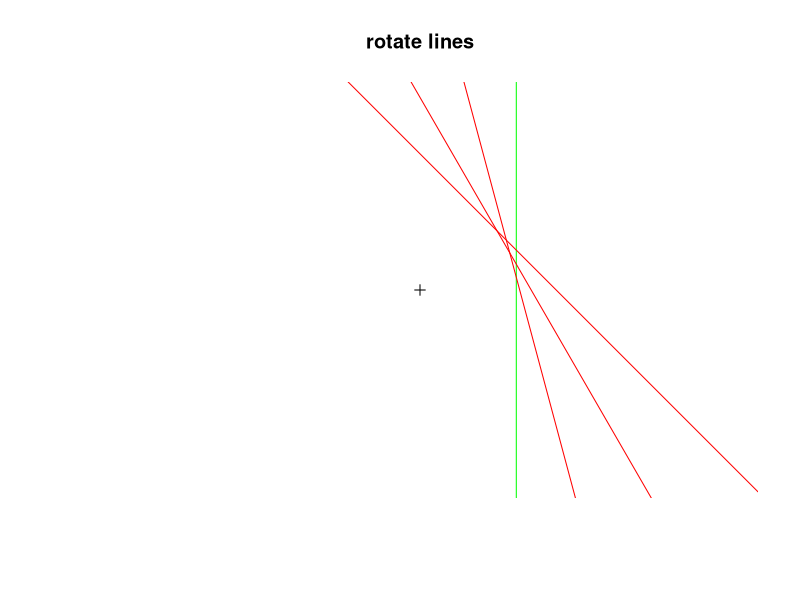
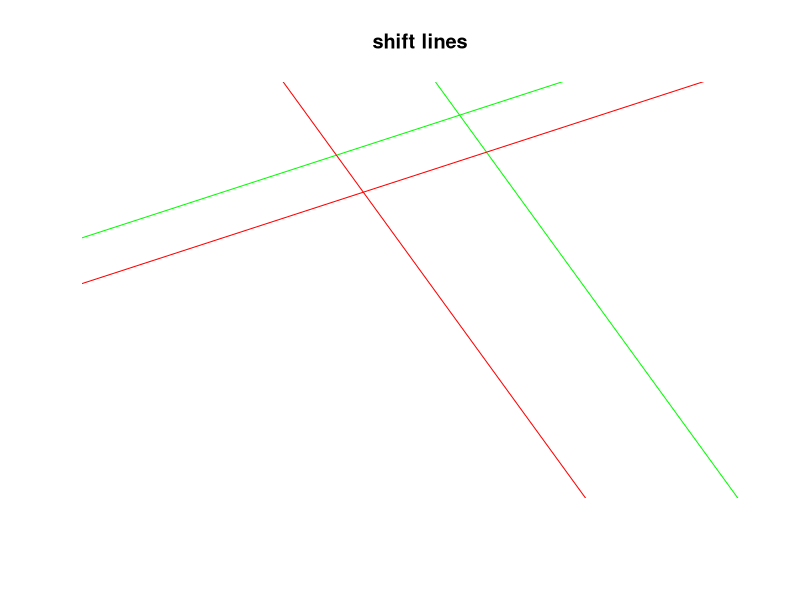
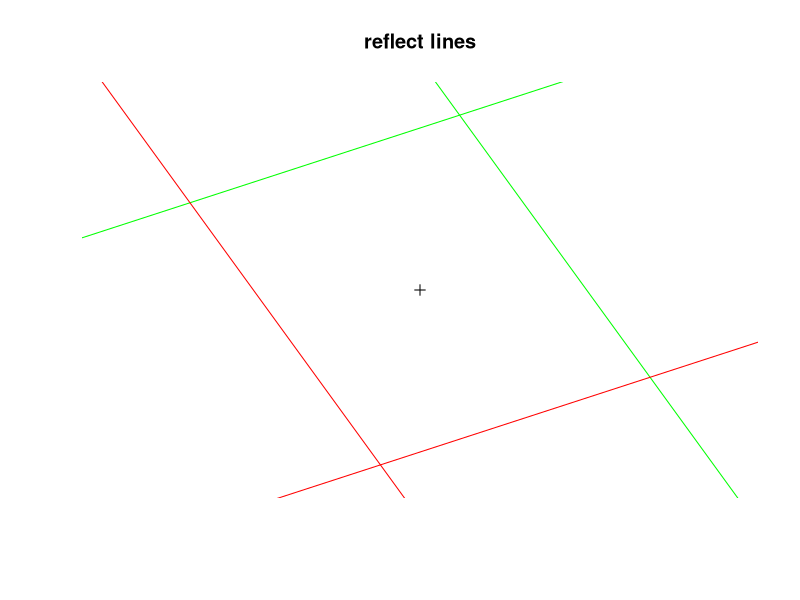

Generate these figures, in order, with R:
library(spatstat)


### Name: rotate.infline
### Title: Rotate or Shift Infinite Lines
### Aliases: rotate.infline shift.infline reflect.infline flipxy.infline
### Keywords: spatial manip

### ** Examples

  L <- infline(v=0.5)

  plot(square(c(-1,1)), main="rotate lines", type="n")
  points(0, 0, pch=3)
  plot(L, col="green")
  plot(rotate(L, pi/12), col="red")
  plot(rotate(L, pi/6), col="red")
  plot(rotate(L, pi/4), col="red")

  L <- infline(p=c(0.4, 0.9), theta=pi* c(0.2, 0.6))

  plot(square(c(-1,1)), main="shift lines", type="n")
  L <- infline(p=c(0.7, 0.8), theta=pi* c(0.2, 0.6))
  plot(L, col="green")
  plot(shift(L, c(-0.5, -0.4)), col="red")

  plot(square(c(-1,1)), main="reflect lines", type="n")
  points(0, 0, pch=3)
  L <- infline(p=c(0.7, 0.8), theta=pi* c(0.2, 0.6))
  plot(L, col="green")
  plot(reflect(L), col="red")
